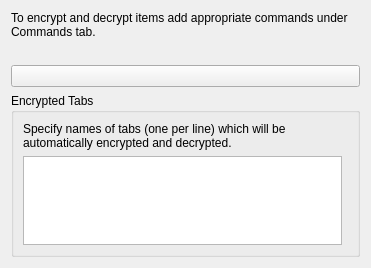
<?xml version="1.0" encoding="UTF-8"?>
<ui version="4.0">
 <class>ItemEncryptedSettings</class>
 <widget class="QWidget" name="ItemEncryptedSettings">
  <property name="geometry">
   <rect>
    <x>0</x>
    <y>0</y>
    <width>371</width>
    <height>268</height>
   </rect>
  </property>
  <layout class="QVBoxLayout" name="verticalLayout">
   <item>
    <widget class="QLabel" name="label">
     <property name="text">
      <string>To encrypt and decrypt items add appropriate commands under Commands tab.</string>
     </property>
     <property name="wordWrap">
      <bool>true</bool>
     </property>
     <property name="openExternalLinks">
      <bool>true</bool>
     </property>
    </widget>
   </item>
   <item>
    <widget class="QLabel" name="labelInfo">
     <property name="text">
      <string/>
     </property>
     <property name="wordWrap">
      <bool>true</bool>
     </property>
    </widget>
   </item>
   <item>
    <widget class="QPushButton" name="pushButtonPassword">
     <property name="text">
      <string/>
     </property>
    </widget>
   </item>
   <item>
    <widget class="QGroupBox" name="groupBoxEncryptTabs">
     <property name="title">
      <string>Encrypted Tabs</string>
     </property>
     <layout class="QGridLayout" name="gridLayout">
      <item row="1" column="0">
       <widget class="QPlainTextEdit" name="plainTextEditEncryptTabs"/>
      </item>
      <item row="0" column="0" colspan="2">
       <widget class="QLabel" name="label_4">
        <property name="text">
         <string>Specify names of tabs (one per line) which will be automatically encrypted and decrypted.</string>
        </property>
        <property name="wordWrap">
         <bool>true</bool>
        </property>
       </widget>
      </item>
     </layout>
    </widget>
   </item>
   <item>
    <spacer name="verticalSpacer">
     <property name="orientation">
      <enum>Qt::Vertical</enum>
     </property>
     <property name="sizeHint" stdset="0">
      <size>
       <width>20</width>
       <height>40</height>
      </size>
     </property>
    </spacer>
   </item>
  </layout>
 </widget>
 <resources/>
 <connections/>
</ui>
